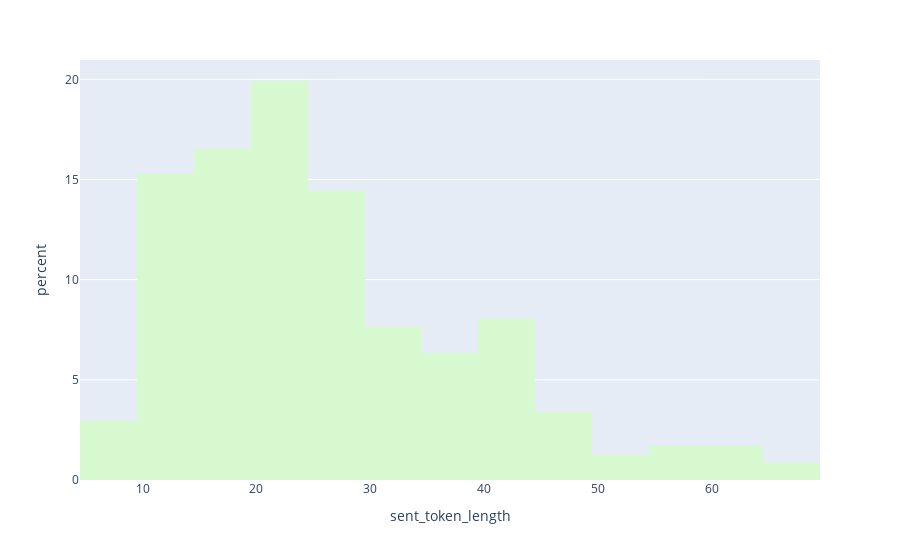

The cell this chart's notebook holds for it:
### Code cell
fig = px.histogram(df, x="sent_token_length", nbins=20, color_discrete_sequence=px.colors.cmocean.algae, barmode='group', histnorm="percent")
fig.show()

### Figure 1 — Plotly figure (JSON) as saved in the notebook; plotly's stock layout.template omitted (floating-point values rounded to 4 significant figures; data arrays with more than 128 entries replaced by an {"elided": "..."} marker saying what was removed)
{"data": [{"alignmentgroup": "True", "bingroup": "x", "histnorm": "percent", "hovertemplate": "sent_token_length=%{x}<br>percent=%{y}<extra></extra>", "legendgroup": "", "marker": {"color": "rgb(214, 249, 207)", "pattern": {"shape": ""}}, "name": "", "nbinsx": 20, "offsetgroup": "", "orientation": "v", "showlegend": false, "type": "histogram", "x": {"elided": "236 int values"}, "xaxis": "x", "yaxis": "y"}], "layout": {"barmode": "group", "legend": {"tracegroupgap": 0}, "margin": {"t": 60}, "xaxis": {"anchor": "y", "domain": [0, 1], "title": {"text": "sent_token_length"}}, "yaxis": {"anchor": "x", "domain": [0, 1], "title": {"text": "percent"}}}}
